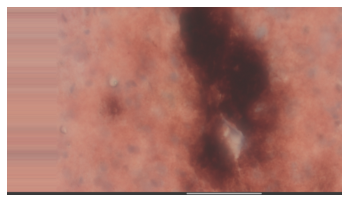
#> input picture 2_Training20xgraft.tif.png, 349 x 202 px, given in place of DAB_120s_hunu_segm.png, which was not available
$ python imageprocess_after_segm.py ../2_Training20xgraft.tif.png ../3_Training20xgraft.tif.png   (older library calls are emulated)
#> lines starting #> are read from the running program, lines starting #| are printed output that depends on the picture; after the words box and inside, x2 and y2 are one past the last pixel; in counts of white or black regions, pixels touching at a corner belong together; pictures that were not available may be replaced by others from this repository, and a replacement may not be noted
import cv2
import numpy as np
import matplotlib.pyplot as plt
from PIL import Image, ImageEnhance
from skimage.filters import threshold_otsu
from PIL import Image, ImageFilter
from skimage import measure, filters

from skimage.feature import peak_local_max
from skimage.morphology import watershed
from scipy import ndimage as ndi
import os
from skimage.segmentation import watershed
from skimage.feature import peak_local_max

import sys
def brightness(factor, im): # if factor = 1, then image remains unchanged, if lower, then darkens the image and vice versa
    #image brightness enhancer
    enhancer = ImageEnhance.Brightness(im)

    factor = 0.5 #darkens the image
    im_output = enhancer.enhance(factor)
    #im_output.save('darkened-image.png')
    im_output = np.asarray(im_output)
    return im_output

def remove_horiz_vert_lines(img):
    # Create the images that will use to extract the horizontal and vertical lines
    horizontal = np.copy(img)
    vertical = np.copy(img)
    # Specify size on horizontal axis
    cols = horizontal.shape[1]
    horizontal_size = cols // 30
    # Create structure element for extracting horizontal lines through morphology operations
    horizontalStructure = cv2.getStructuringElement(cv2.MORPH_RECT, (horizontal_size, 1))
    # Apply morphology operations
    horizontal = cv2.erode(horizontal, horizontalStructure)
    horizontal = cv2.dilate(horizontal, horizontalStructure)

    #for vertical lines:
    # Specify size on vertical axis
    rows = vertical.shape[0]
    verticalsize = rows // 30
    # Create structure element for extracting vertical lines through morphology operations
    verticalStructure = cv2.getStructuringElement(cv2.MORPH_RECT, (1, verticalsize))
    # Apply morphology operations
    vertical = cv2.erode(vertical, verticalStructure)
    vertical = cv2.dilate(vertical, verticalStructure)

    #refine edges
    # Inverse vertical image
    vertical = cv2.bitwise_not(vertical)
    # '''
    return vertical
# [6 lines of commented-out code are left out]

h_path = '/home/atte/Documents/PD_images/batch6/DAB120/DAB_120s_hunu_segm.png'
c_path = '/home/atte/Documents/PD_images/batch6/DAB120/DAB_120sec_col1a1.png'

# h_path = '/home/inf-54-2020/experimental_cop/All_imgs_segm/segm_batch6/DAB_15s_D_segm.png'
# c_path = '/home/inf-54-2020/experimental_cop/batch6/DAB_15sec_col1a1.png'
# outp = '/home/inf-54-2020/experimental_cop/batch6/batch6_coloc/'
outp = '/home/atte/Documents/PD_images/batch6/output/'
def hunu_ch_import_TH(im_path):
    kernel = np.ones((5,5),np.uint8)

    gray_arr = cv2.imread(im_path, cv2.IMREAD_GRAYSCALE)
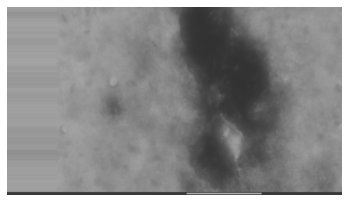
#> gray_arr: shape (202, 349); min 49, max 255, mean 139
    #print(gray_arr.shape)
    thresh = threshold_otsu(gray_arr)
#> thresh = 170
    print(thresh)
#| 170
    #thresh = cv2.threshold(gray, 0, 255, cv2.THRESH_BINARY_INV + cv2.THRESH_OTSU)[1]
    gray = Image.fromarray(gray_arr)
    #gray = brightness(0.5,gray)
    #cv2.imwrite('/home/atte/Documents/PD_images/batch6/t.png', gray)
    #blur the image slightly so that some of the smallest particles are removed after thresholding
    im_blur = gray.filter(ImageFilter.GaussianBlur(3)) #If using an image with lots of noise, blur 10 instead of 5!
    im_blur = np.asarray(im_blur)
    (T, thresh_im) = cv2.threshold(im_blur, thresh, 255,
    	cv2.THRESH_BINARY)
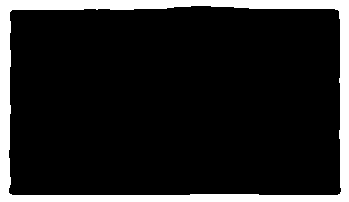
#> thresh_im: shape (202, 349); 13% white; 1 white region, box (x1, y1, x2, y2) and area: (0, 0, 349, 202) 9190
#> T = 170

    return thresh_im
#cv2.imwrite('/home/atte/Documents/PD_images/batch6/t.png', threshInv)

def col1a1_ch_import_TH(im_path):
    kernel = np.ones((5,5),np.uint8)

#image = cv2.imread(imagepath)
    im_gray = cv2.imread(im_path, cv2.IMREAD_GRAYSCALE)
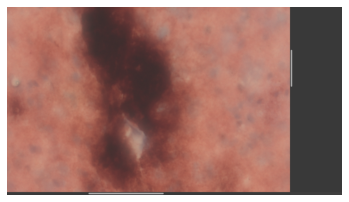
#> input picture 3_Training20xgraft.tif.png, 349 x 202 px, given in place of DAB_120sec_col1a1.png, which was not available
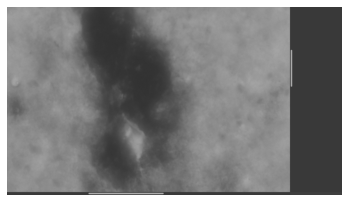
#> im_gray: shape (202, 349); min 49, max 255, mean 125.2
    thresh = threshold_otsu(im_gray)
#> thresh = 170

    #add extra on top of otsu's thresholded value as otsu at times includes background noise
    thresh = thresh - 40
#> thresh = 130
    #gray = cv2.cvtColor(image, cv2.COLOR_BGR2GRAY)
    #blurred = cv2.GaussianBlur(im_gray, (7, 7), 0)
    im_gray = Image.fromarray(im_gray)
    im_blur = im_gray.filter(ImageFilter.GaussianBlur(15))
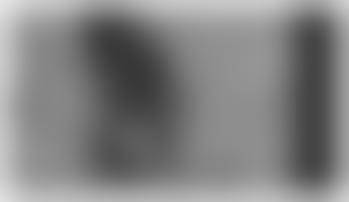
#> im_blur: PIL image 349x202 L; min 56, max 231, mean 129.6
    im_blur = np.asarray(im_blur)

    (T, threshInv) = cv2.threshold(im_blur, thresh, 255,
    	cv2.THRESH_BINARY_INV)
#> threshInv: shape (202, 349); 43.9% white; 2 white regions, box (x1, y1, x2, y2) and area: (54, 11, 202, 185) 20613, (272, 12, 339, 190) 10313
#> T = 130
    threshInv = cv2.dilate(threshInv,kernel,iterations = 1)
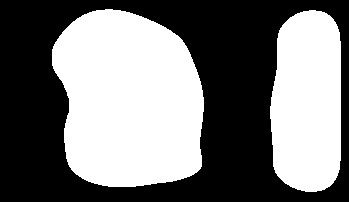
#> threshInv: shape (202, 349); 47.2% white; 2 white regions
    return threshInv
# [12 lines of commented-out code are left out]
filename_h = os.path.basename(h_path)
filename_c = os.path.basename(c_path)

    #print(imagename)

hunu_im = hunu_ch_import_TH(h_path)
cv2.imwrite(outp + 'All_HuNu'+ filename_h, hunu_im)

# out=hunu_im.copy()

col1a1_im = col1a1_ch_import_TH(c_path)
# cv2.imwrite(outp + 'Bin_COL1A1'+ filename_c, col1a1_im)

out=col1a1_im.copy()


# cv2.imwrite('/home/atte/Documents/PD_images/batch6/col1a1.png', col1a1_im)


cnts, _ = cv2.findContours(col1a1_im, cv2.RETR_EXTERNAL, cv2.CHAIN_APPROX_SIMPLE) #get the contours of the col1a1
#> cnts = 2 contours; box (x1, y1, x2, y2) and area: (52, 9, 204, 187) 21687, (270, 10, 341, 192) 11102
#_ , contours, _ = cv2.findContours(threshInv,2,1)
contours = sorted(cnts, key=cv2.contourArea)            #get the largest contour
#> contours has the same summary as cnts

out_mask = np.zeros_like(hunu_im)

#draw contours of col1a1 image onto the hunu one
# cv2.drawContours(hunu_im, contours, -1, (0, 0, 255), 2) #-1 means draw all contours, red color, 2 is the width of contour line

#use this when applying mask to the image of nuclei
cv2.drawContours(out_mask, cnts, -1, 255, cv2.FILLED, 1)
#> out_mask: shape (202, 349); 47.3% white; 2 white regions, box (x1, y1, x2, y2) and area: (52, 9, 204, 187) 22022, (270, 10, 341, 192) 11345

#cv2.drawContours(Img, cnts, -1, (0, 0, 255), 2) #-1 means draw all contours, red color, 2 is the width of contour line

out=hunu_im.copy()
out[out_mask == 0] = 0
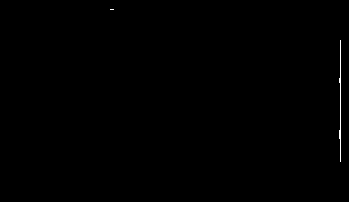
#> out: shape (202, 349); 0.2% white in thin lines or dots, all inside (x1, y1, x2, y2) = (110, 9, 341, 162)


# cv2.imwrite('/home/atte/Documents/PD_images/batch6/coloc_dab.png', canny_output)
#cv2.imwrite(outp + filename_h + 'ou', hunu_im)
cv2.imwrite(outp + 'Coloc_' + filename_h, out)
print('colocalised image created!')
